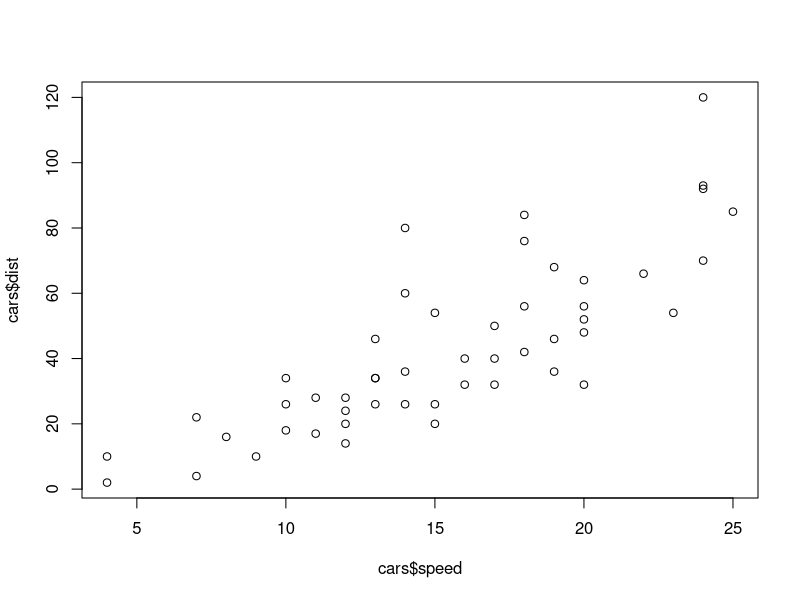
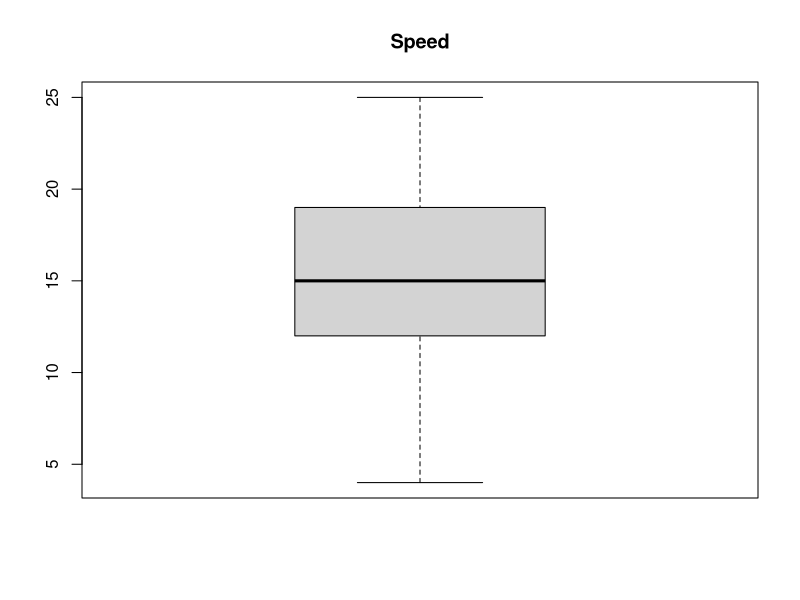
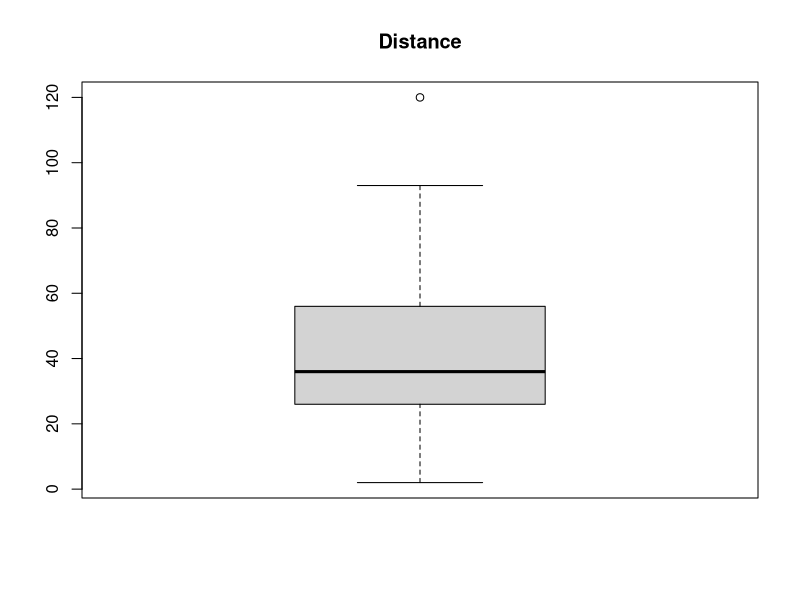
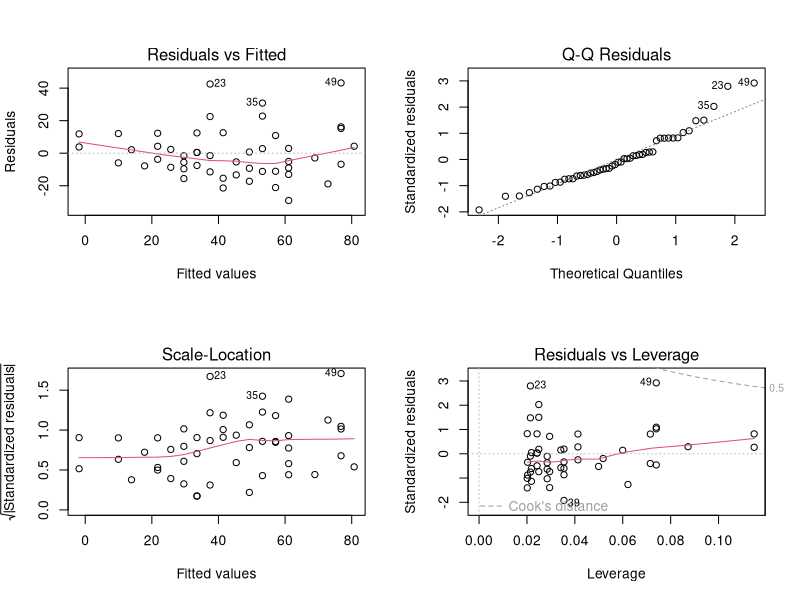
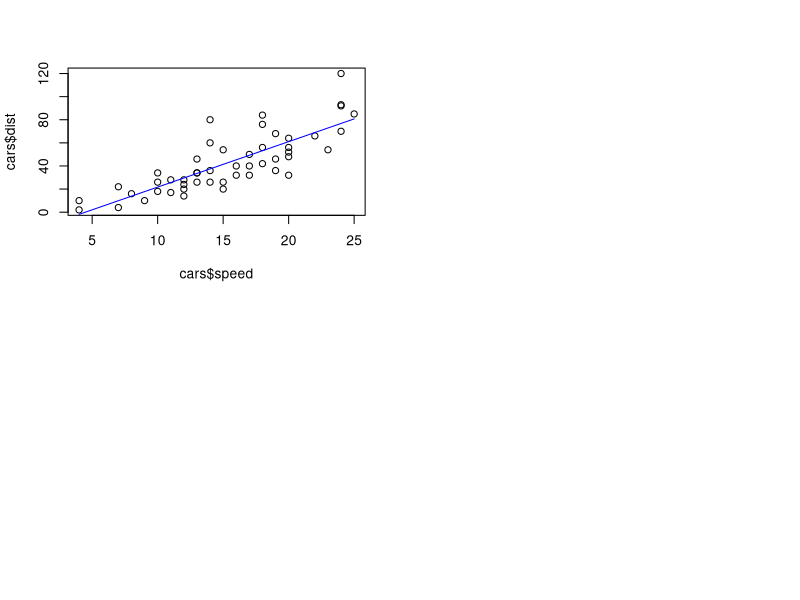

These figures' R source, in order: (Note: this script raises an error after producing the figures.)
# demo_code for stat 494
options(width = 40)
library(doParallel)
library(foreach)
library(parallel)
library(iterators)
head(cars)
class(cars)

plot(x = cars$speed, y = cars$dist)
boxplot(cars$speed, main="Speed")
boxplot(cars$dist, main="Distance")
help(lm)
class(lm)
linearMod <- lm(dist ~ speed, data=cars)
class(linearMod)
print(linearMod)


par(mfrow = c(2, 2))
plot(linearMod)

help(predict)
help(predict.lm)

# esimation
est <- predict(linearMod)
est[1:5]

# prediction
new_data <- data.frame(speed = 200)
pre <- predict(linearMod, newdata = new_data)
pre

plot(x = cars$speed, y = cars$dist)
lines(x = cars$speed, linearMod$fitted.values, type='l', col='blue')


# Introduction to parallel computation 


### Getting start Example


system.time(foreach(i=1:10000) %do% sum((1:i)^2))[3]
system.time(foreach(i=1:10000) %dopar% sum((1:i)^2))[3]



registerDoParallel()
getDoParWorkers()


system.time(foreach(i=1:10000) %do% sum(sqrt(1:i)))[3]
system.time(foreach(i=1:10000) %dopar% sum(sqrt(1:i)))[3]

x <- iris[which(iris[,5] != "setosa"), c(1,5)]
dopar <- system.time(r <- foreach(i = 1:10000) %dopar% {
ind <- sample(100, 100, replace=TRUE)
result1 <- glm(x[ind,2]~x[ind,1],
family=binomial(logit))
coefficients(result1)
})[3]

do <- system.time(r <- foreach(i = 1:10000) %do% {
ind <- sample(100, 100, replace=TRUE)
result1 <- glm(x[ind,2]~x[ind,1],
family=binomial(logit))
coefficients(result1)
})[3]



